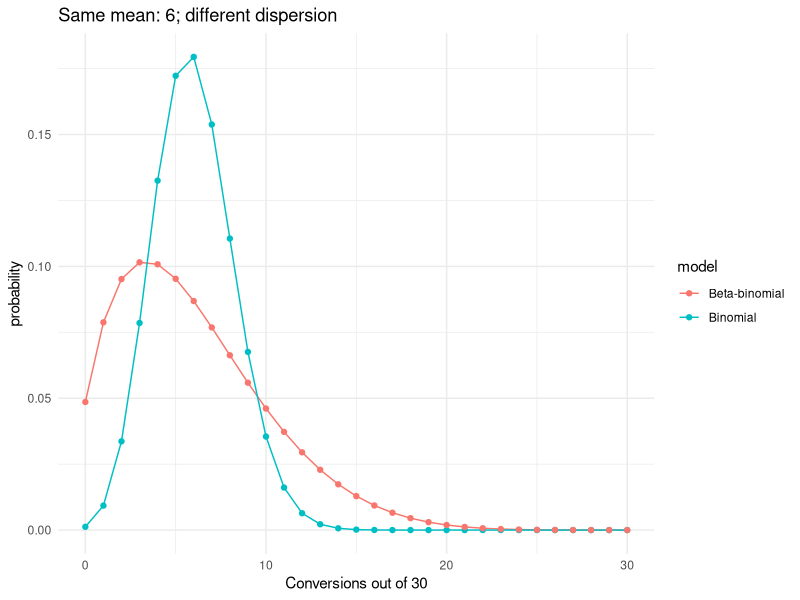
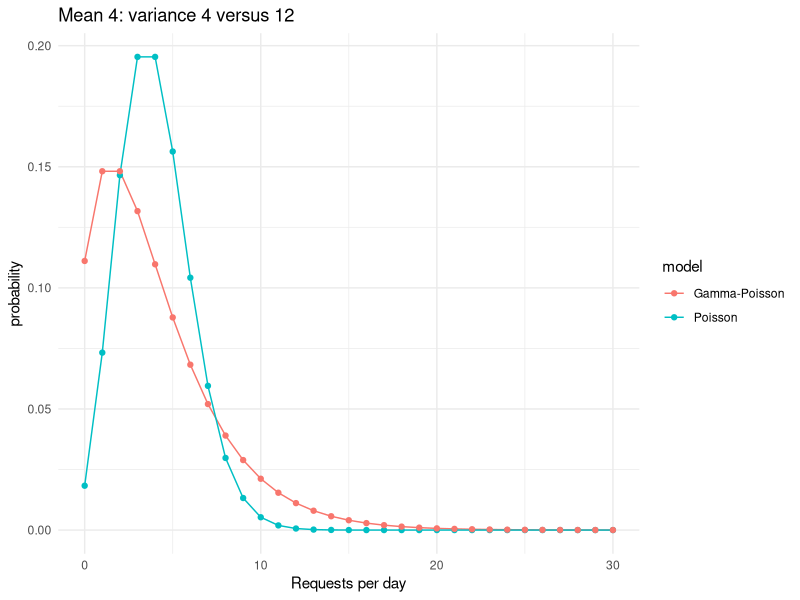
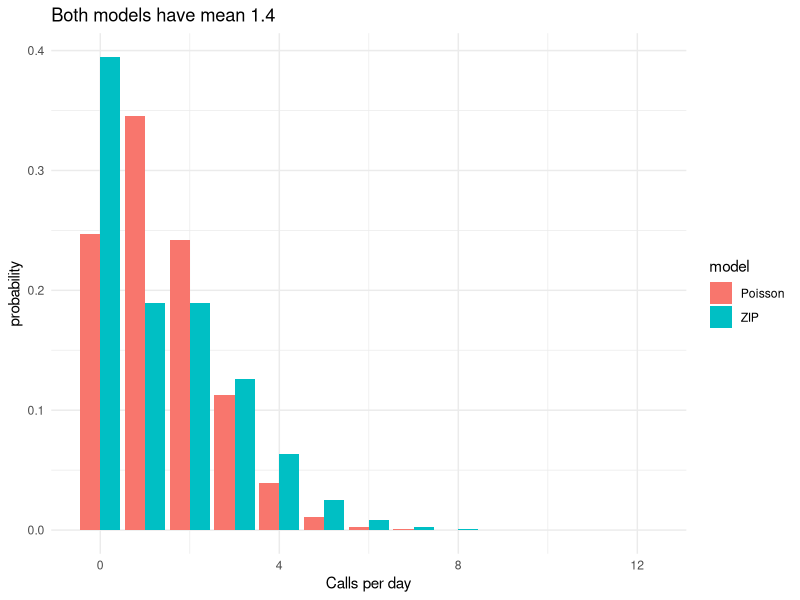
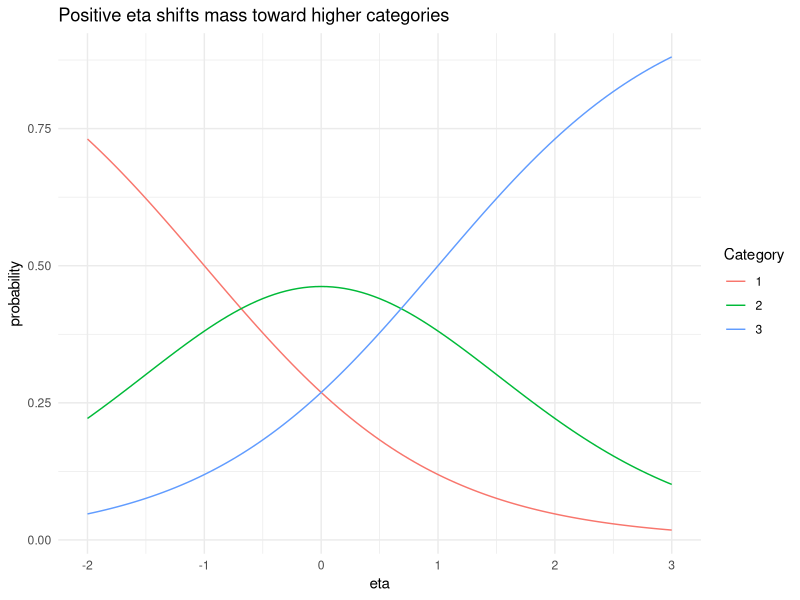
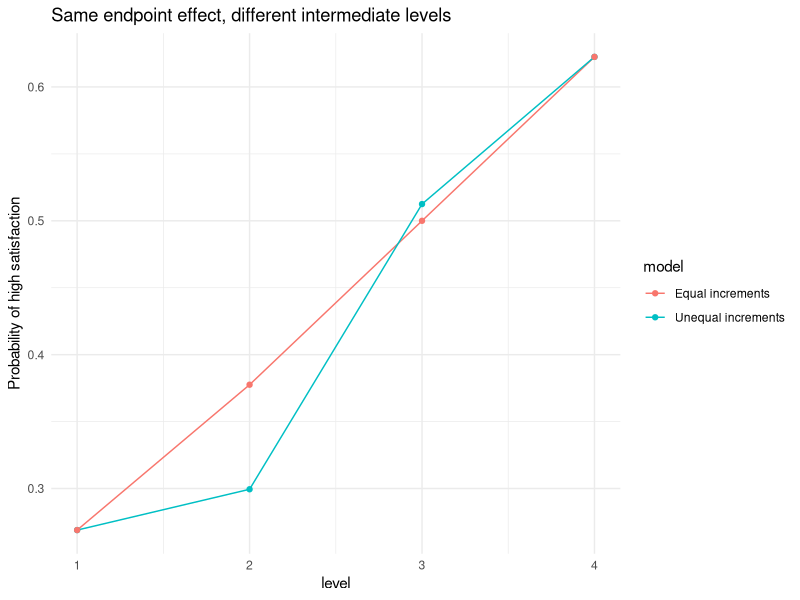

Recreate these plots in R, in order.
## ---- chunk 1
# A11 — Monsters and Mixtures: original tidyverse teaching examples.
# Run from the repository root: Rscript scripts/A11_walkthroughs.R
# No book datasets or Stan compiler required. All data below are simulated.
# Grids approximate Bayesian posteriors; their range/resolution checks are printed.
suppressPackageStartupMessages({
  library(dplyr); library(tidyr); library(purrr); library(tibble)
  library(readr); library(ggplot2)
})
options(width = 105, digits = 4)
out <- "courses/figures/A11"
dir.create(out, recursive = TRUE, showWarnings = FALSE)
show_table <- function(x) print(as.data.frame(x), row.names = FALSE, digits = 4)
normalize_grid <- function(g) {
  g |> mutate(weight = exp(log_weight - max(log_weight)), weight = weight / sum(weight))
}
weighted_summary <- function(g, variables) {
  map_dfr(variables, function(v) {
    z <- g |> arrange(.data[[v]])
    q <- function(p) z[[v]][which(cumsum(z$weight) >= p)[1]]
    tibble(parameter = v, mean = sum(z[[v]] * z$weight), lo90 = q(.05), hi90 = q(.95))
  })
}
# A boundary check concerns finite support; refinement concerns grid resolution.
check_grid <- function(coarse, fine, variables, boundary) {
  a <- weighted_summary(coarse, variables)
  b <- weighted_summary(fine, variables)
  error <- max(abs(a$mean - b$mean))
  edge_mass <- sum(coarse$weight[boundary])
  stopifnot(error < .02, edge_mass < .001)
  tibble(max_mean_change = error, boundary_mass = edge_mass)
}
log_beta_binomial <- function(y, n, mu, kappa) {
  lchoose(n, y) + lbeta(y + mu*kappa, n - y + (1-mu)*kappa) - lbeta(mu*kappa, (1-mu)*kappa)
}
## ---- chunk 2
# Problem 1A: each campaign cohort shares an unobserved conversion probability.
mu <- .20; n <- 30
bb_moments <- tibble(kappa = c(2, 10, 50, Inf)) |>
  mutate(mean = n*mu, variance_p = mu*(1-mu)/(kappa+1),
         variance_y = n*mu*(1-mu)*(1+(n-1)/(kappa+1)),
         within_cohort_correlation = 1/(kappa+1))
show_table(bb_moments)
# Same cohort-level P is shared by all 30 opportunities. New cohort, new P.
set.seed(1106)
bb_data <- tibble(cohort = 1:100, n = n, p_true = rbeta(100, mu*10, (1-mu)*10)) |>
  mutate(y = rbinom(n(), n, p_true))
show_table(bb_data |> summarise(cohorts = n(), mean_count = mean(y), variance_count = var(y)))
## ---- chunk 3
# Learn both the population mean and heterogeneity from repeated cohorts.
# Priors on transformed coordinates: logit(mu) ~ N(logit(.2),1), log(kappa) ~ N(log(10),1).
fit_bb <- function(step) {
  g <- expand_grid(a = seq(-4, .8, by = step), h = seq(-2, 7, by = step)) |>
    mutate(mu = plogis(a), kappa = exp(h),
           log_weight = dnorm(a, qlogis(.2), 1, log = TRUE) + dnorm(h, log(10), 1, log = TRUE))
  for (i in seq_len(nrow(bb_data))) {
    g$log_weight <- g$log_weight + log_beta_binomial(bb_data$y[i], bb_data$n[i], g$mu, g$kappa)
  }
  normalize_grid(g)
}
bb_fit <- fit_bb(.08); bb_fine <- fit_bb(.04)
bb_check <- check_grid(bb_fit, bb_fine, c("mu", "kappa"),
                      with(bb_fit, a < -3.8 | a > .6 | h < -1.8 | h > 6.8))
show_table(weighted_summary(bb_fit, c("mu", "kappa")))
show_table(bb_check)
write_csv(weighted_summary(bb_fit, c("mu", "kappa")), file.path(out, "beta_binomial_posterior.csv"))
bb_curve <- tibble(y = 0:30) |>
  mutate(Binomial = dbinom(y, 30, .2),
         `Beta-binomial` = exp(log_beta_binomial(y, 30, .2, 10))) |>
  pivot_longer(-y, names_to = "model", values_to = "probability")
ggsave(file.path(out, "beta_binomial.png"),
       ggplot(bb_curve, aes(y, probability, colour = model)) + geom_line() + geom_point() +
         theme_minimal() + labs(x = "Conversions out of 30", title = "Same mean: 6; different dispersion"),
       width = 8, height = 4, dpi = 150)
## ---- chunk 4
# Problem 1B: different days have different latent service-request rates.
# Gamma uses SHAPE and RATE, never an unspecified second parameter.
mu_nb <- 4
nb_moments <- tibble(phi = c(.5, 2, 10, Inf)) |>
  mutate(mean = mu_nb, variance_rate = mu_nb^2/phi, variance_count = mu_nb + mu_nb^2/phi,
         probability_zero = if_else(is.infinite(phi), exp(-mu_nb),
                                    dnbinom(0, size = phi, mu = mu_nb)))
show_table(nb_moments)
set.seed(1110)
nb_data <- tibble(day = 1:200, lambda_true = rgamma(200, shape = 2, rate = 2/4)) |>
  mutate(y = rpois(n(), lambda_true))
show_table(nb_data |> summarise(mean_count = mean(y), variance_count = var(y), zeros = sum(y == 0)))
## ---- chunk 5
# Learn the average rate and gamma mixing shape, then predict new days.
fit_nb <- function(step) {
  g <- expand_grid(a = seq(-.5, 3.5, by = step), h = seq(-3, 5, by = step)) |>
    mutate(mu = exp(a), phi = exp(h),
           log_weight = dnorm(a, log(4), 1, log = TRUE) + dnorm(h, log(2), 1, log = TRUE))
  for (y in nb_data$y) g$log_weight <- g$log_weight + dnbinom(y, mu = g$mu, size = g$phi, log = TRUE)
  normalize_grid(g)
}
nb_fit <- fit_nb(.08); nb_fine <- fit_nb(.04)
nb_check <- check_grid(nb_fit, nb_fine, c("mu", "phi"),
                      with(nb_fit, a < -.3 | a > 3.3 | h < -2.8 | h > 4.8))
show_table(weighted_summary(nb_fit, c("mu", "phi")))
show_table(nb_check)
set.seed(1112)
nb_draws <- nb_fit |> slice_sample(n = 3000, replace = TRUE, weight_by = weight)
nb_reps <- map2_dfr(nb_draws$mu, nb_draws$phi, function(mu, phi) {
  y <- rnbinom(nrow(nb_data), mu = mu, size = phi)
  tibble(mean = mean(y), variance = var(y), zero_fraction = mean(y == 0))
})
nb_ppc <- nb_reps |> pivot_longer(everything(), names_to = "statistic") |>
  group_by(statistic) |> summarise(lo90 = quantile(value, .05), hi90 = quantile(value, .95), .groups = "drop") |>
  left_join(tibble(statistic = c("mean", "variance", "zero_fraction"),
                   observed = c(mean(nb_data$y), var(nb_data$y), mean(nb_data$y == 0))), by = "statistic")
show_table(nb_ppc)
write_csv(nb_ppc, file.path(out, "negative_binomial_ppc.csv"))
nb_curve <- tibble(y = 0:30) |>
  mutate(Poisson = dpois(y, 4), `Gamma-Poisson` = dnbinom(y, size = 2, mu = 4)) |>
  pivot_longer(-y, names_to = "model", values_to = "probability")
ggsave(file.path(out, "gamma_poisson.png"),
       ggplot(nb_curve, aes(y, probability, colour = model)) + geom_line() + geom_point() +
         theme_minimal() + labs(x = "Requests per day", title = "Mean 4: variance 4 versus 12"),
       width = 8, height = 4, dpi = 150)
## ---- chunk 6
# Problem 2: some support desks are offline; active desks may also receive zero calls.
psi_true <- .30; lambda_true <- 2
zip_moments <- tibble(psi = psi_true, lambda = lambda_true) |>
  mutate(mean = (1-psi)*lambda, variance = (1-psi)*lambda*(1+psi*lambda),
         probability_zero = psi+(1-psi)*exp(-lambda),
         offline_given_zero = psi/probability_zero)
show_table(zip_moments)
set.seed(1115)
zip_data <- tibble(day = 1:300, offline_true = rbinom(300, 1, psi_true)) |>
  mutate(y = if_else(offline_true == 1, 0L, rpois(n(), lambda_true)))
show_table(zip_data |> summarise(days = n(), mean_count = mean(y), zero_fraction = mean(y == 0)))
## ---- chunk 7
# Marginal likelihood sums the two routes to zero; latent labels remain unobserved.
# Priors: logit(psi) ~ N(logit(.3),1), log(lambda) ~ N(log(2),1).
fit_zip <- function(step) {
  g <- expand_grid(a = seq(-5, 2, by = step), b = seq(-2, 3, by = step)) |>
    mutate(psi = plogis(a), lambda = exp(b),
           log_weight = dnorm(a, qlogis(.3), 1, log = TRUE) + dnorm(b, log(2), 1, log = TRUE))
  # Factoring out psi is avoided: log1p is accurate when the mixture is near 1.
  nz <- sum(zip_data$y == 0)
  pos <- zip_data$y[zip_data$y > 0]
  g$log_weight <- g$log_weight + nz * log1p((1-g$psi)*expm1(-g$lambda)) +
    length(pos)*log1p(-g$psi) + sum(pos)*log(g$lambda) - length(pos)*g$lambda - sum(lgamma(pos+1))
  normalize_grid(g) |> mutate(overall_mean = (1-psi)*lambda,
    probability_zero = psi+(1-psi)*exp(-lambda), offline_given_zero = psi/probability_zero)
}
zip_fit <- fit_zip(.05); zip_fine <- fit_zip(.025)
zip_check <- check_grid(zip_fit, zip_fine, c("psi", "lambda", "overall_mean"),
                       with(zip_fit, a < -4.8 | a > 1.8 | b < -1.8 | b > 2.8))
show_table(weighted_summary(zip_fit, c("psi", "lambda", "overall_mean", "offline_given_zero")))
show_table(zip_check)
# A Poisson calibrated to the observed mean has no separate zero-generating mechanism.
show_table(tibble(observed_zero_fraction = mean(zip_data$y == 0),
                 fitted_Poisson_zero_probability = exp(-mean(zip_data$y)),
                 posterior_ZIP_zero_probability = sum(zip_fit$weight * zip_fit$probability_zero)))
write_csv(weighted_summary(zip_fit, c("psi", "lambda", "overall_mean")), file.path(out, "zip_posterior.csv"))
zip_curve <- tibble(y = 0:12) |> mutate(
  Poisson = dpois(y, (1-psi_true)*lambda_true),
  ZIP = if_else(y == 0, psi_true, 0) + (1-psi_true)*dpois(y, lambda_true)) |>
  pivot_longer(-y, names_to = "model", values_to = "probability")
ggsave(file.path(out, "zero_inflation.png"),
       ggplot(zip_curve, aes(y, probability, fill = model)) + geom_col(position = "dodge") +
         theme_minimal() + labs(x = "Calls per day", title = "Both models have mean 1.4"),
       width = 8, height = 4, dpi = 150)
## ---- chunk 8
# Problem 3: low, medium, high satisfaction are ordered, not equally spaced measurements.
ordinal_prob <- function(eta, cuts) {
  stopifnot(length(cuts) >= 1, all(diff(cuts) > 0))
  diff(c(0, plogis(cuts - eta), 1))
}
ordinal_example <- map_dfr(c(0, 1), function(eta) {
  probabilities <- ordinal_prob(eta, c(-1, 1))
  tibble(eta = eta, category = c("Low", "Medium", "High"),
         probability = probabilities)
})
show_table(ordinal_example)
stopifnot(all(ordinal_example$probability >= 0))
## ---- chunk 9
# Fit TWO unknown ordered cutpoints and a slope; no free intercept (location identification).
# Ordered cutpoint prior: product N(0,1.5) densities restricted to c1<c2; beta ~ N(0,1).
set.seed(1125)
ordinal_data <- tibble(x = rep(0:1, each = 200)) |>
  mutate(y = map_int(x, function(x) sample(1:3, 1, prob = ordinal_prob(.8*x, c(-1, 1)))))
ordinal_counts <- ordinal_data |> count(x, y) |> complete(x = 0:1, y = 1:3, fill = list(n = 0))
fit_ordinal <- function(step) {
  g <- expand_grid(c1 = seq(-3, .5, by = step), c2 = seq(-.5, 3, by = step), beta = seq(-2, 3, by = step)) |>
    filter(c1 < c2) |>
    mutate(log_weight = dnorm(c1, 0, 1.5, log = TRUE) + dnorm(c2, 0, 1.5, log = TRUE) + dnorm(beta, 0, 1, log = TRUE))
  for (i in seq_len(nrow(ordinal_counts))) {
    cell <- ordinal_counts[i, ]
    f1 <- plogis(g$c1 - g$beta*cell$x); f2 <- plogis(g$c2 - g$beta*cell$x)
    p <- switch(as.character(cell$y), `1` = f1, `2` = f2-f1, `3` = 1-f2)
    g$log_weight <- g$log_weight + cell$n*log(p)
  }
  normalize_grid(g) |> mutate(high_difference = plogis(beta-c2)-plogis(-c2))
}
ordinal_fit <- fit_ordinal(.10); ordinal_fine <- fit_ordinal(.05)
ordinal_check <- check_grid(ordinal_fit, ordinal_fine, c("c1", "c2", "beta", "high_difference"),
  with(ordinal_fit, c1 < -2.8 | c1 > .3 | c2 < -.3 | c2 > 2.8 | beta < -1.8 | beta > 2.8))
show_table(ordinal_counts)
show_table(weighted_summary(ordinal_fit, c("c1", "c2", "beta", "high_difference")))
show_table(ordinal_check)
write_csv(weighted_summary(ordinal_fit, c("c1", "c2", "beta", "high_difference")), file.path(out, "ordinal_posterior.csv"))
ordinal_curve <- expand_grid(eta = seq(-2, 3, length.out = 101), category = 1:3) |>
  mutate(probability = map2_dbl(eta, category, function(e, k) ordinal_prob(e, c(-1,1))[k]))
ggsave(file.path(out, "ordinal.png"),
       ggplot(ordinal_curve, aes(eta, probability, colour = factor(category))) + geom_line() +
         theme_minimal() + labs(colour = "Category", title = "Positive eta shifts mass toward higher categories"),
       width = 8, height = 4, dpi = 150)
## ---- chunk 10
# Problem 4: ordered training levels with unequal increments.
delta <- c(.10, .60, .30); beta <- 1.5
monotonic_example <- tibble(level = 1:4, score = c(0, cumsum(delta))) |>
  mutate(eta = beta*score, probability_high = plogis(eta-1))
show_table(monotonic_example)
# Symmetric Dirichlet: expected increments are equal, individual vectors need not be.
set.seed(1129)
dirichlet_moments <- map_dfr(c(.5, 1, 2, 10), function(a) {
  z <- matrix(rgamma(30000, shape = a), ncol = 3)
  z <- z / rowSums(z)
  tibble(a = a, theoretical_mean = 1/3, theoretical_variance = 2/(9*(3*a+1)),
         simulated_mean = mean(z[,1]), simulated_variance = var(z[,1]))
})
show_table(dirichlet_moments)
## ---- chunk 11
# Conditional learning exercise: cutpoints are FIXED at (-1,1), as in an externally
# calibrated instrument. Learn beta and the three simplex increments, not cutpoints.
set.seed(1131)
mono_data <- tibble(level = rep(1:4, each = 150)) |>
  mutate(y = map_int(level, function(e) sample(1:3, 1, prob = ordinal_prob(monotonic_example$eta[e], c(-1,1)))))
mono_counts <- mono_data |> count(level, y) |> complete(level = 1:4, y = 1:3, fill = list(n = 0))
fit_monotonic <- function(M, step) {
  simplex <- expand_grid(j = seq_len(M-2), k = seq_len(M-2)) |> filter(j+k < M) |>
    transmute(d1 = j/M, d2 = k/M, d3 = 1-d1-d2)
  g <- crossing(simplex, beta = seq(-2, 4, by = step)) |>
    mutate(log_weight = dnorm(beta, 0, 1, log = TRUE) + log(d1)+log(d2)+log(d3))
  # Dirichlet(2,2,2) density is proportional to d1*d2*d3 on the simplex.
  for (i in seq_len(nrow(mono_counts))) {
    cell <- mono_counts[i, ]
    score <- switch(as.character(cell$level), `1` = 0, `2` = g$d1, `3` = g$d1+g$d2, `4` = 1)
    f1 <- plogis(-1-g$beta*score); f2 <- plogis(1-g$beta*score)
    p <- switch(as.character(cell$y), `1` = f1, `2` = f2-f1, `3` = 1-f2)
    g$log_weight <- g$log_weight + cell$n*log(p)
  }
  normalize_grid(g)
}
mono_fit <- fit_monotonic(30, .1); mono_fine <- fit_monotonic(60, .05)
# Simplex boundaries are genuine parameter boundaries, not artificial truncation.
mono_check <- check_grid(mono_fit, mono_fine, c("beta", "d1", "d2", "d3"),
                        with(mono_fit, beta < -1.8 | beta > 3.8))
show_table(weighted_summary(mono_fit, c("beta", "d1", "d2", "d3")))
show_table(mono_check)
mono_curve <- bind_rows(monotonic_example |> mutate(model = "Unequal increments"),
                       tibble(level = 1:4, score = (0:3)/3, eta = 1.5*(0:3)/3,
                              probability_high = plogis(eta-1), model = "Equal increments"))
ggsave(file.path(out, "monotonic.png"),
       ggplot(mono_curve, aes(level, probability_high, colour = model)) + geom_line() + geom_point() +
         theme_minimal() + labs(y = "Probability of high satisfaction", title = "Same endpoint effect, different intermediate levels"),
       width = 8, height = 4, dpi = 150)
write_csv(weighted_summary(mono_fit, c("beta", "d1", "d2", "d3")), file.path(out, "monotonic_posterior.csv"))
## ---- chunk 12
# Independent probability and moment checks, beyond posterior grid refinement.
stopifnot(abs(sum(exp(log_beta_binomial(0:30, 30, .2, 10))) - 1) < 1e-10)
y <- 0:30; p <- exp(log_beta_binomial(y, 30, .2, 10))
stopifnot(abs(sum(y*p)-6) < 1e-10, abs(sum((y-6)^2*p)-4.8*40/11) < 1e-9)
stopifnot(abs(sum(dnbinom(0:1000, size=2, mu=4))-1) < 1e-10)
for (eta in c(-10, 0, 10)) stopifnot(abs(sum(ordinal_prob(eta, c(-1,1)))-1) < 1e-12)
# A shift of BOTH cutpoints and eta must leave category probabilities unchanged.
stopifnot(max(abs(ordinal_prob(1,c(-1,1))-ordinal_prob(4,c(2,4)))) < 1e-12)
stopifnot(all(diff(monotonic_example$eta) >= 0), abs(sum(delta)-1) < 1e-12)
checks <- bind_rows(Beta_binomial = bb_check, Gamma_Poisson = nb_check, ZIP = zip_check,
                    Ordinal = ordinal_check, Monotonic_conditional = mono_check, .id = "model")
show_table(checks)
write_csv(checks, file.path(out, "numerical_checks.csv"))
cat("PASS: normalization, analytic moments, ordinal identification, monotonicity and grid checks.\n")
cat("No HMC, full SBC or empirical chapter-data fits were run.\n")
